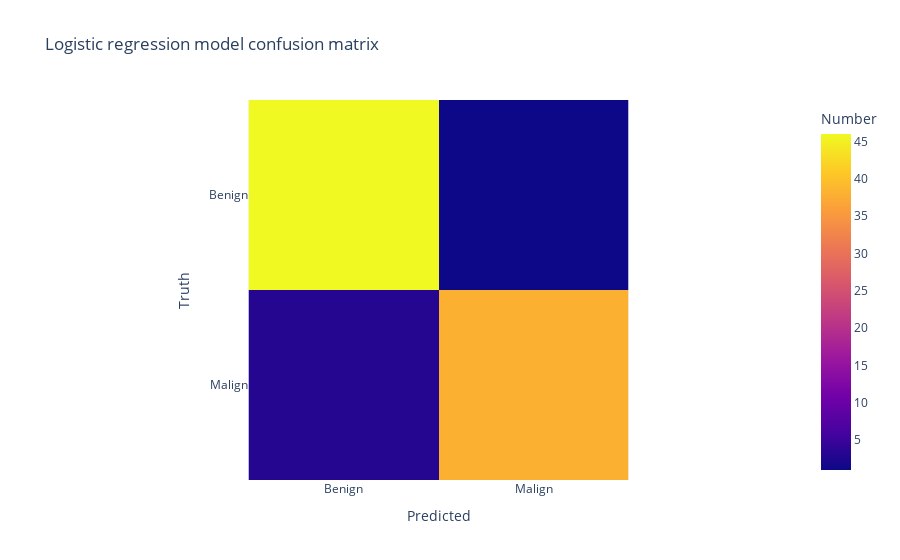

The notebook cell this image was saved under:
### Code cell
y_pred = model.predict(X_test)
cm = confusion_matrix(y_pred, y_test)
px.imshow(cm, 
          title='Logistic regression model confusion matrix',
          labels=dict(x='Predicted', y='Truth', color='Number'),
          x=['Benign','Malign'],
          y=['Benign','Malign'])

### Figure 1 — Plotly figure (JSON) as saved in the notebook; plotly's stock layout.template omitted (floating-point values rounded to 4 significant figures)
{"data": [{"coloraxis": "coloraxis", "hovertemplate": "Predicted: %{x}<br>Truth: %{y}<br>Number: %{z}<extra></extra>", "name": "0", "type": "heatmap", "x": ["Benign", "Malign"], "xaxis": "x", "y": ["Benign", "Malign"], "yaxis": "y", "z": [[46, 1], [3, 38]]}], "layout": {"coloraxis": {"colorbar": {"title": {"text": "Number"}}, "colorscale": [[0, "#0d0887"], [0.1111, "#46039f"], [0.2222, "#7201a8"], [0.3333, "#9c179e"], [0.4444, "#bd3786"], [0.5556, "#d8576b"], [0.6667, "#ed7953"], [0.7778, "#fb9f3a"], [0.8889, "#fdca26"], [1, "#f0f921"]]}, "title": {"text": "Logistic regression model confusion matrix"}, "xaxis": {"anchor": "y", "constrain": "domain", "domain": [0, 1], "scaleanchor": "y", "title": {"text": "Predicted"}}, "yaxis": {"anchor": "x", "autorange": "reversed", "constrain": "domain", "domain": [0, 1], "title": {"text": "Truth"}}}}
